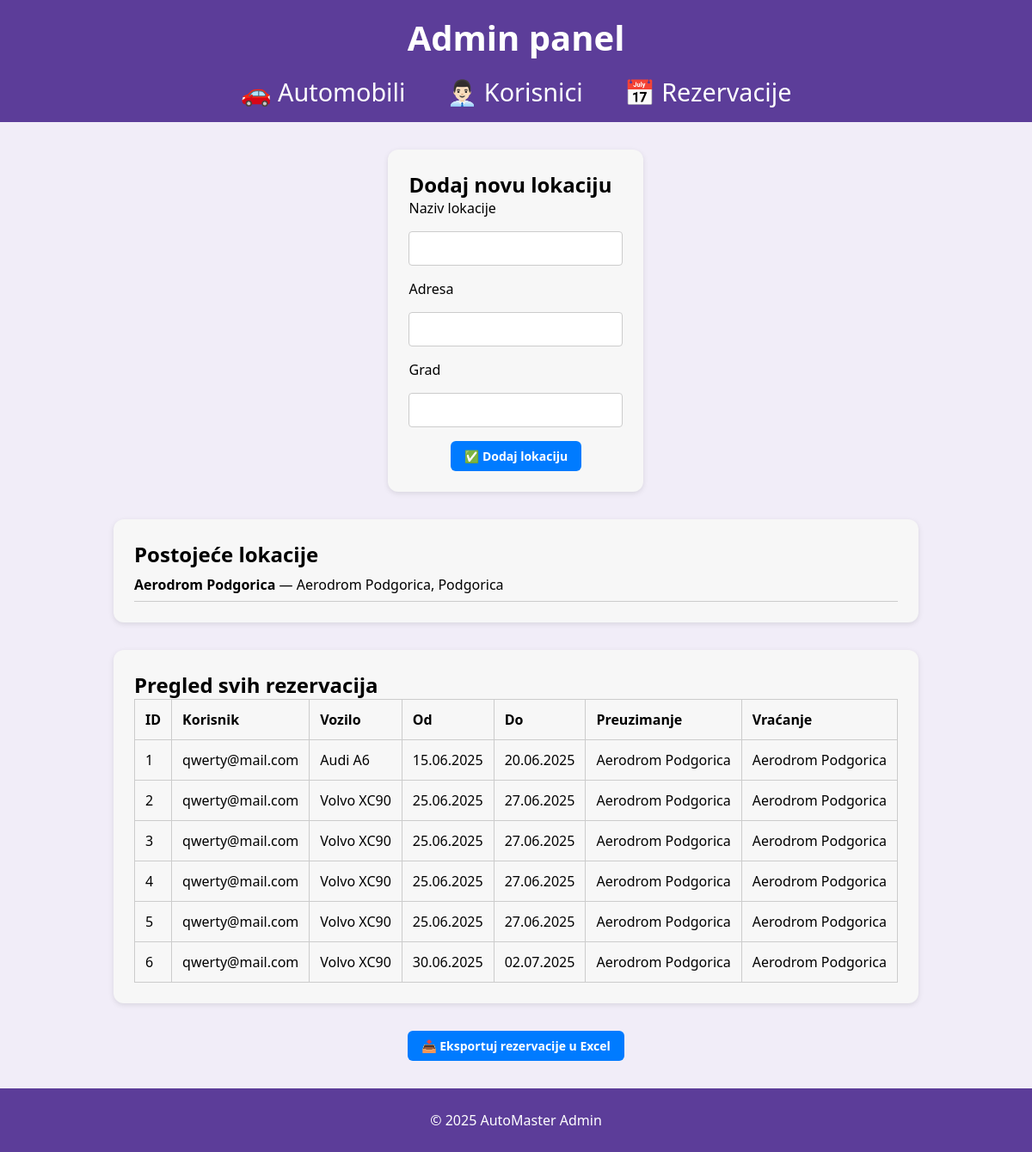
/admin/rezervacije (signed in), run on the app's committed database.
### app/models.py (models this page shows)
class Location(db.Model):
    __tablename__ = "locations"
    id = db.Column(db.Integer, primary_key=True)
    name = db.Column(db.String(100), nullable=False)
    address = db.Column(db.String(200))
    city = db.Column(db.String(100))

class Reservation(db.Model):
    __tablename__ = "reservations"
    id = db.Column(db.Integer, primary_key=True)
    car_id = db.Column(db.Integer, db.ForeignKey("cars.id"), nullable=False)
    user_id = db.Column(db.Integer, db.ForeignKey("users.id"), nullable=False)
    date_from = db.Column(db.Date, nullable=False)
    date_to = db.Column(db.Date, nullable=False)
    total_price = db.Column(db.Float)
    status = db.Column(db.String(20))
    pickup_location_id = db.Column(db.Integer, db.ForeignKey("locations.id"))
    return_location_id = db.Column(db.Integer, db.ForeignKey("locations.id"))
    pickup_location = db.relationship("Location", foreign_keys=[pickup_location_id])
    return_location = db.relationship("Location", foreign_keys=[return_location_id])

class User(db.Model, UserMixin):
    __tablename__ = "users"
    id = db.Column(db.Integer, primary_key=True)
    first_name = db.Column(db.String(50))
    last_name = db.Column(db.String(50))
    phone = db.Column(db.String(20))
    email = db.Column(db.String(120), unique=True, nullable=False)
    password = db.Column(db.String(128))
    role = db.Column(db.String(20), default="user")
    reservations = db.relationship("Reservation", backref="user", lazy="select")
    reviews = db.relationship("Review", backref="user", lazy="select")

class Brand(db.Model):
    __tablename__ = "brands"
    id = db.Column(db.Integer, primary_key=True)
    name = db.Column(db.String(50), unique=True, nullable=False)
    models = db.relationship("Model", backref="brand", lazy="select")

class Model(db.Model):
    __tablename__ = "models"
    id = db.Column(db.Integer, primary_key=True)
    brand_id = db.Column(db.Integer, db.ForeignKey("brands.id"), nullable=False)
    name = db.Column(db.String(50), nullable=False)
    cars = db.relationship("Car", backref="model", lazy="select")

### app/routes.py (the view, shortened to what this page needs)
@bp.route("/admin/rezervacije", methods=["GET", "POST"])
@login_required
def admin_reservations():
    reservations = Reservation.query.all()
    locations = Location.query.all()
    return render_template(
        "admin/reservations.html", reservations=reservations, locations=locations
    )

### app/__init__.py (called while the page is built)
def create_app():
    app = Flask(__name__)
    app.config["SQLALCHEMY_DATABASE_URI"] = "sqlite:///app.db"
    app.config["SQLALCHEMY_TRACK_MODIFICATIONS"] = False
    app.config["SECRET_KEY"] = "6f3b1c832e2e4d9b9f2fc5a5d4d20e13"
    app.config["UPLOAD_FOLDER"] = os.path.join(app.root_path, "static", "uploads")
    from app.routes import bp
    app.register_blueprint(bp)
    db.init_app(app)
    from app import routes
    login_manager.init_app(app)
    @login_manager.user_loader
    def load_user(user_id):
        return User.query.get(int(user_id))
    return app

### app/templates/admin/reservations.html (shortened to what this page needs)
<!DOCTYPE html>
<html lang="hr">
<head>
    <link rel="stylesheet" href="{{ url_for('static', filename='css/style.css') }}" />
</head>
<body>
    <header>
        <h1 class="site-title">Admin panel</h1>
        <nav>
            <ul>
                <li><a href="{{ url_for('main.admin_cars') }}">🚗 Automobili</a></li>
                <li><a href="{{ url_for('main.admin_users') }}">👨🏻‍💼 Korisnici</a></li>
                <li><a href="{{ url_for('main.admin_reservations') }}">📅 Rezervacije</a></li>
            </ul>
        </nav>
    </header>
    <main class="admin-container">
        <section class="form-section">
            <h2>Dodaj novu lokaciju</h2>
            <form method="POST" class="register-form">
                <label for="name">Naziv lokacije</label>
                <input type="text" name="name" id="name" required />
                <label for="address">Adresa</label>
                <input type="text" name="address" id="address" />
                <label for="city">Grad</label>
                <input type="text" name="city" id="city" />
                <button type="submit" class="link-button blue">✅ Dodaj lokaciju</button>
            </form>
        </section>
        <section class="existing-locations">
            <h2>Postojeće lokacije</h2>
            {% if locations %}
            <ul class="location-list">
                {% for loc in locations %}
                <li>
                    <strong>{{ loc.name }}</strong> — {{ loc.address or "Bez adrese" }}, {{ loc.city or "Bez grada" }}
                </li>
                {% endfor %}
            </ul>
            {% else %}
            <p>Nema unesenih lokacija.</p>
            {% endif %}
        </section>
        <section class="reservation-table">
            <h2>Pregled svih rezervacija</h2>
            {% if reservations %}
            <table>
                <thead>
                    <tr>
                        <th>ID</th>
                        <th>Korisnik</th>
                        <th>Vozilo</th>
                        <th>Od</th>
                        <th>Do</th>
                        <th>Preuzimanje</th>
                        <th>Vraćanje</th>
                    </tr>
                </thead>
                <tbody>
                    {% for res in reservations %}
                    <tr>
                        <td>{{ res.id }}</td>
                        <td>{{ res.user.email }}</td>
                        <td>{{ res.car.model.brand.name }} {{ res.car.model.name }}</td>
                        <td>{{ res.date_from.strftime('%d.%m.%Y') }}</td>
                        <td>{{ res.date_to.strftime('%d.%m.%Y') }}</td>
                        <td>{{ res.pickup_location.name }}</td>
                        <td>{{ res.return_location.name }}</td>
                    </tr>
                    {% endfor %}
                </tbody>
            </table>
            {% else %}
            <p>Nema rezervacija za prikaz.</p>
            {% endif %}
        </section>
        <a href="{{ url_for('main.export_reservations') }}" class="link-button blue">📥 Eksportuj rezervacije u
            Excel</a>
    </main>
    <footer>
        <p>&copy; 2025 AutoMaster Admin</p>
    </footer>
</body>
</html>

### app/static/css/style.css (style rules this page uses)
* { box-sizing: border-box; margin: 0; padding: 0; }
body { max-width: 100vw; overflow-x: hidden; }
body { font-family: "Segoe UI", Tahoma, Geneva, Verdana, sans-serif; margin: 0; padding: 0; background: #f1edf8; display: flex; flex-direction: column; min-height: 100vh; }
header { background: #5c3d99; color: white; padding: 1rem 0.5rem; text-align: center; }
.site-title { font-size: 2.5rem; margin: 0; }
nav ul { list-style: none; padding: 0; display: flex; justify-content: center; gap: 2rem; margin-top: 1rem; }
nav a { color: white; font-size: 1.8rem; padding: 0.5rem; border-radius: 50%; text-decoration: none; transition: background 0.3s; }
main { padding: 2rem; flex: 1; }
footer { background-color: #5c3d99; color: white; text-align: center; padding: 1rem; margin-top: auto; }
.form-section { background: white; padding: 2rem; max-width: 500px; margin: auto; border-radius: 8px; box-shadow: 0 0 10px rgba(0, 0, 0, 0.1); }
.register-form label, .register-form input, .register-form button { display: block; width: 100%; margin-bottom: 1rem; }
input, textarea { width: 100%; padding: 8px 12px; border-radius: 4px; border: 1px solid #ccc; background-color: #fff; font-size: 1rem; font-family: inherit; color: #333; margin-bottom: 10px; }
.register-form input { padding: 0.5rem; font-size: 1rem; border: 1px solid #ccc; border-radius: 4px; font-family: inherit; box-sizing: border-box; }
.register-form button { background-color: #5c3d99; color: white; padding: 0.6rem; border: none; border-radius: 4px; cursor: pointer; font-family: inherit; transition: background-color 0.3s; }
.link-button { background: none; border: none; color: #5c3d99; text-decoration: underline; cursor: pointer; padding: 0; font: inherit; }
p { padding: 10px; }
.link-button { padding: 8px 16px; border: none; border-radius: 4px; cursor: pointer; font-weight: 600; font-size: 1rem; text-decoration: none; color: white; user-select: none; background-color: #777; transition: background-color 0.2s ease; display: inline-block; }
.link-button { padding: 8px 14px; border-radius: 6px; text-decoration: none; font-weight: bold; font-size: 14px; cursor: pointer; display: inline-block; }
.link-button.blue { background-color: #007bff; color: white; border: none; }
.admin-container { display: grid; grid-template-columns: 1fr; gap: 2rem; padding: 2rem; max-width: 1000px; margin: auto; }
.form-section, .existing-locations, .reservation-table { background: #f7f7f7; padding: 1.5rem; border-radius: 12px; box-shadow: 0 2px 6px rgba(0, 0, 0, 0.1); }
.register-form input { display: block; width: 100%; margin-bottom: 1rem; padding: 0.5rem; }
.link-button.blue { background-color: #007BFF; color: white; padding: 0.5rem 1rem; border-radius: 6px; border: none; cursor: pointer; width:fit-content; margin: auto; }
.location-list { list-style: none; padding: 0; }
.location-list li { padding: 0.5rem 0; border-bottom: 1px solid #ccc; }
table { width: 100%; border-collapse: collapse; }
td, th { padding: 0.75rem; border: 1px solid #ccc; text-align: left; }

### data on the page
Location: name "Aerodrom Podgorica", address "Aerodrom Podgorica", city "Podgorica"
Reservation: id "1", user.email "qwerty@mail.com", car.model.brand.name "Audi", car.model.name "A6", date_from "15.06.2025", date_to "20.06.2025", pickup_location.name "Aerodrom Podgorica", return_location.name "Aerodrom Podgorica"
Reservation: id "2", user.email "qwerty@mail.com", car.model.brand.name "Volvo", car.model.name "XC90", date_from "25.06.2025", date_to "27.06.2025", pickup_location.name "Aerodrom Podgorica", return_location.name "Aerodrom Podgorica"
Reservation: id "3", user.email "qwerty@mail.com", car.model.brand.name "Volvo", car.model.name "XC90", date_from "25.06.2025", date_to "27.06.2025", pickup_location.name "Aerodrom Podgorica", return_location.name "Aerodrom Podgorica"
Reservation: id "4", user.email "qwerty@mail.com", car.model.brand.name "Volvo", car.model.name "XC90", date_from "25.06.2025", date_to "27.06.2025", pickup_location.name "Aerodrom Podgorica", return_location.name "Aerodrom Podgorica"
Reservation: id "5", user.email "qwerty@mail.com", car.model.brand.name "Volvo", car.model.name "XC90", date_from "25.06.2025", date_to "27.06.2025", pickup_location.name "Aerodrom Podgorica", return_location.name "Aerodrom Podgorica"
Reservation: id "6", user.email "qwerty@mail.com", car.model.brand.name "Volvo", car.model.name "XC90", date_from "30.06.2025", date_to "02.07.2025", pickup_location.name "Aerodrom Podgorica", return_location.name "Aerodrom Podgorica"
